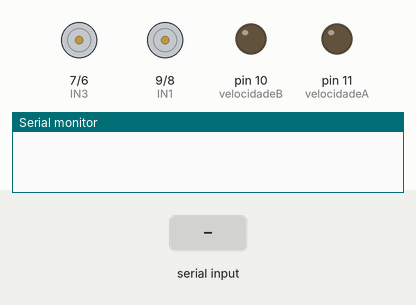
A sketch run on a simulated Arduino Uno, built with avr-gcc and run on an emulated ATmega328P. Shown: motor-driver pin pairs drawn as motors (green arrow = first pin HIGH = forward, orange = second pin HIGH = backward, longer = more drive), output pins drawn as LEDs (lit = HIGH), the last lines printed to the serial monitor. The test bench sets the inputs (shaded band).

Above: at 1.2 s.
1.3 s: "w" received over Serial
At 2.4 s:
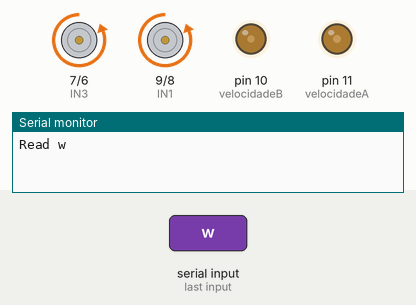
4.3 s: "s" received over Serial
At 4.7 s:
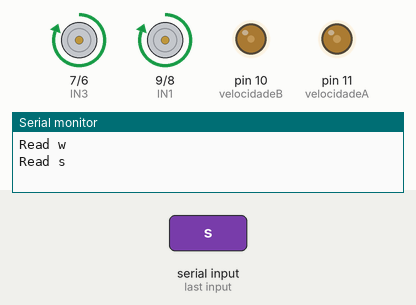
7.3 s: "a" received over Serial
At 8.0 s:
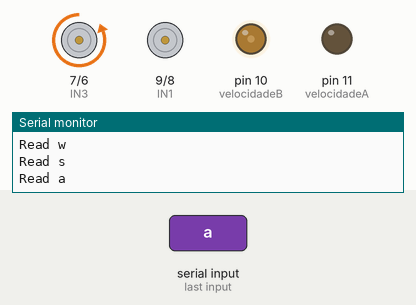
9.7 s: "d" received over Serial
At 10.0 s:
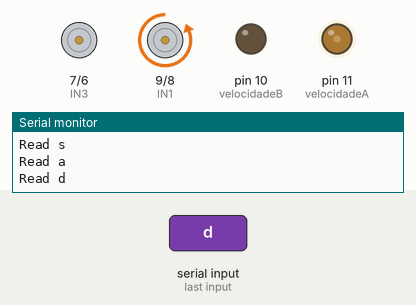
Timing chart, 0 to 12.7 s (numbered marks = the images above; inputs shaded):
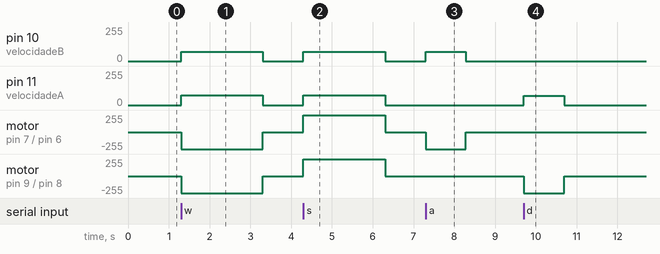

The sketch:

sketch_nov25a.ino
```cpp
char serialData;

//motor_A
int IN1 = 9 ;
int IN2 = 8 ;
int velocidadeA = 11;

//motor_B
int IN3 = 7 ;
int IN4 = 6 ;
int velocidadeB = 10;

//variavel auxiliar
int velocidade = 0;

void setup() {
  Serial.begin(9600);
  pinMode(IN1, OUTPUT); // Motor A - Direita
  pinMode(IN2, OUTPUT); // Motor A - Direita - Inverte sentido
  pinMode(IN3, OUTPUT); // Motor B - Esquerda
  pinMode(IN4, OUTPUT); // Motor B - Esquerda - Inverte sentido
  pinMode(velocidadeA, OUTPUT); // Velocidade motor A
  pinMode(velocidadeB, OUTPUT); // Velocidade motor B

}

void loop() {

  if (Serial.available() > 0) {
    serialData = Serial.read();
    Serial.print("Read ");
    Serial.println(serialData);

    if (serialData == 'w') { // Ré
      digitalWrite(IN1, LOW);
      digitalWrite(IN2, HIGH);
      digitalWrite(IN3, LOW);
      digitalWrite(IN4, HIGH);
      analogWrite(velocidadeA, 75);
      analogWrite(velocidadeB, 70);

      delay(2000);
      digitalWrite(IN1, LOW);
      digitalWrite(IN2, LOW);
      digitalWrite(IN3, LOW);
      digitalWrite(IN4, LOW);
      analogWrite(velocidadeA, 0);
      analogWrite(velocidadeB, 0);
    }

    if (serialData == 's') { // Para frente

      digitalWrite(IN1, HIGH);
      digitalWrite(IN2, LOW);
      digitalWrite(IN3, HIGH);
      digitalWrite(IN4, LOW);
      analogWrite(velocidadeA, 74);
      analogWrite(velocidadeB, 70);

      delay(2000);
      digitalWrite(IN1, LOW);
      digitalWrite(IN2, LOW);
      digitalWrite(IN3, LOW);
      digitalWrite(IN4, LOW);
      analogWrite(velocidadeA, 0);
      analogWrite(velocidadeB, 0);
    }

    if (serialData == 'a') { // Para esquerda

      digitalWrite(IN1, LOW);
      digitalWrite(IN2, LOW);
      digitalWrite(IN3, LOW);
      digitalWrite(IN4, HIGH);
      analogWrite(velocidadeB, 70);

      delay(980);
      digitalWrite(IN1, LOW);
      digitalWrite(IN2, LOW);
      digitalWrite(IN3, LOW);
      digitalWrite(IN4, LOW);
      analogWrite(velocidadeA, 0);
      analogWrite(velocidadeB, 0);

    }

    if (serialData == 'd') { // Para direita

      digitalWrite(IN1, LOW);
      digitalWrite(IN2, HIGH);
      digitalWrite(IN3, LOW);
      digitalWrite(IN4, LOW);
      analogWrite(velocidadeA, 70);


      delay(1000);
      digitalWrite(IN1, LOW);
      digitalWrite(IN2, LOW);
      digitalWrite(IN3, LOW);
      digitalWrite(IN4, LOW);
      analogWrite(velocidadeA, 0);
      analogWrite(velocidadeB, 0);


    }

    if (serialData == 'e') { // Parar

      digitalWrite(IN1, LOW);
      digitalWrite(IN2, LOW);
      digitalWrite(IN3, LOW);
      digitalWrite(IN4, LOW);
      analogWrite(velocidadeA, 0);
      analogWrite(velocidadeB, 0);
    }
  }

}
```

Measured:
- after the input at 1.3 s, pin 10 (velocidadeB): 0/255 → 70/255 at once, → 0/255 2.0 s later; pin 11 (velocidadeA): 0/255 → 75/255 at once, → 0/255 2.0 s later; motor on pin 7 (IN3) / pin 6 (IN4), motor on pin 9 (IN1) / pin 8 (IN2): stopped → backward 255/255 at once, → stopped 2.0 s later
- after the input at 4.3 s, pin 10 (velocidadeB): 0/255 → 70/255 at once, → 0/255 2.0 s later; pin 11 (velocidadeA): 0/255 → 74/255 at once, → 0/255 2.0 s later; motor on pin 7 (IN3) / pin 6 (IN4), motor on pin 9 (IN1) / pin 8 (IN2): stopped → forward 255/255 at once, → stopped 2.0 s later
- after the input at 7.3 s, pin 10 (velocidadeB): 0/255 → 70/255 at once, → 0/255 0.98 s later; motor on pin 7 (IN3) / pin 6 (IN4): stopped → backward 255/255 at once, → stopped 0.98 s later
- after the input at 9.7 s, pin 11 (velocidadeA): 0/255 → 70/255 at once, → 0/255 1.0 s later; motor on pin 9 (IN1) / pin 8 (IN2): stopped → backward 255/255 at once, → stopped 1.0 s later
